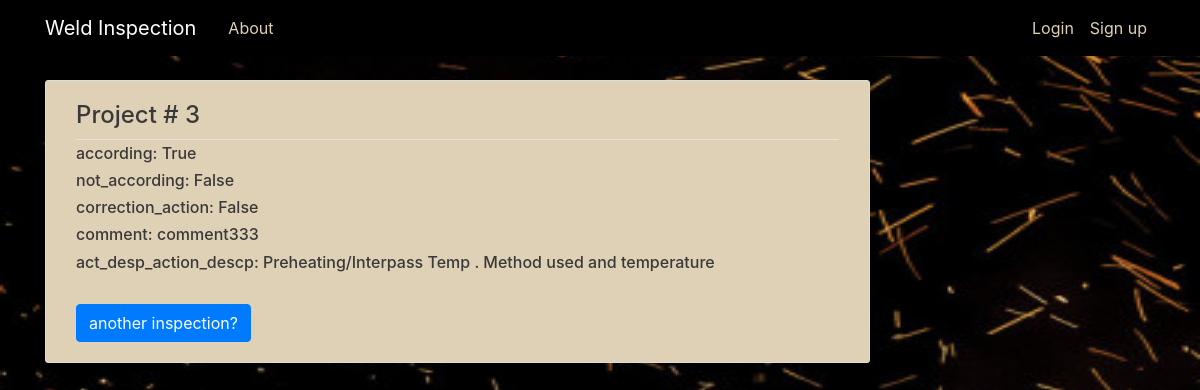
The app's page /new/inspection/6/, older data.
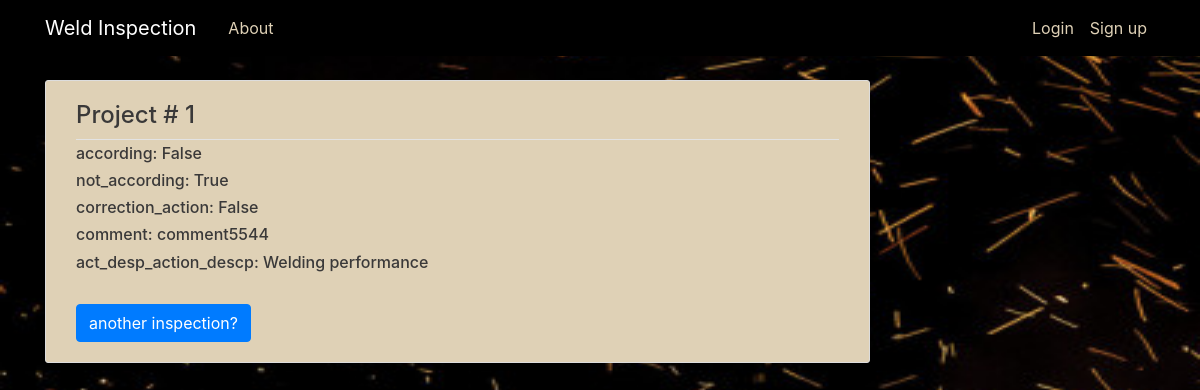
The same page, newer data.
### inspection/models.py (models this page shows, shortened)
class activity_inspection_action(models.Model):
    according=models.BooleanField(default=False)
    not_according=models.BooleanField(default=False)
    correction_action=models.BooleanField(default=False)
    comment=models.CharField(max_length=100,blank=True)
    inspection_id=models.ForeignKey(project,on_delete=models.CASCADE)
    act_desp_action_descp=models.ForeignKey(activity_description,on_delete=models.CASCADE)

class project(models.Model):
    project_number=models.IntegerField(primary_key=True)
    report_number=models.IntegerField(unique=True)
    data_perform=models.DateTimeField(default=datetime.now())
    project_user_name=models.ForeignKey(User,on_delete=models.CASCADE)
    def __str__(self):
        return str(self.project_number)

class activity_description(models.Model):
    act_descp=models.CharField(max_length=200,blank=True,primary_key=True) # If a field has blank=True, form validation will allow entry of an empty value.
    act_descp_source=models.ForeignKey(User,on_delete=models.CASCADE)
    def __str__(self):
        return str(self.act_descp)

### inspection/views.py (the view)
# urls.py: path('new/inspection/<int:pk>/',InspectionDetailView.as_view(),name='inspection-detail'),
class InspectionDetailView(DetailView):
    model = activity_inspection_action
    template_name='inspection/activity_inspection_action_detail.html'

### inspection/templates/inspection/activity_inspection_action_detail.html
{% extends "inspection/base.html" %}
{% block content %}
  <article class="media content-section">
    <div class="media-body">
      <div class="article-metadata">
        <h4>Project # {{ object.inspection_id}}</h4>
      </div>
      <h6 class="article-title">according: {{ object.according}}</h6>
      <h6 class="article-content">not_according: {{ object.not_according }}</h6>
      <h6 class="article-content">correction_action: {{ object.correction_action }}</h6>
      <h6 class="article-content">comment: {{ object.comment }}</h6>
      <h6 class="article-content">act_desp_action_descp: {{ object.act_desp_action_descp }}</h6>
      <br>
      <a href="{% url 'inspection-inspection' %}"  class="btn btn-primary">another inspection?</a>
    </div>
  </article>
{% endblock content %}

Row changes from the older to the newer data that the page shows:
changed activity_inspection_action "False": inspection_id "3" → "1"; according "True" → "False"; not_according "False" → "True"; comment "comment333" → "comment5544"; act_desp_action_descp "Preheating/Interpass Temp . Method used and temperature" → "Welding performance"
